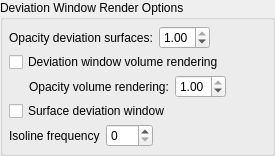
    <widget class="QGroupBox" name="deviation_window_render_options_group_box">
     <property name="enabled">
      <bool>true</bool>
     </property>
     <property name="title">
      <string>Deviation Window Render Options</string>
     </property>
     <layout class="QVBoxLayout" name="verticalLayout_2">
      <property name="spacing">
       <number>3</number>
      </property>
      <property name="margin">
       <number>6</number>
      </property>
      <item>
       <widget class="QWidget" name="opacity_deviation_surfaces_widget" native="true">
        <layout class="QHBoxLayout" name="opacity_deviation_surfaces_layout">
         <property name="margin">
          <number>0</number>
         </property>
         <item>
          <widget class="QLabel" name="opacity_deviation_surfaces_label">
           <property name="text">
            <string>Opacity deviation surfaces:</string>
           </property>
          </widget>
         </item>
         <item>
          <widget class="QDoubleSpinBox" name="opacity_deviation_surfaces_spin_box">
           <property name="keyboardTracking">
            <bool>false</bool>
           </property>
           <property name="maximum">
            <double>1.000000000000000</double>
           </property>
           <property name="singleStep">
            <double>0.020000000000000</double>
           </property>
           <property name="value">
            <double>1.000000000000000</double>
           </property>
          </widget>
         </item>
         <item>
          <spacer name="opacity_deviation_surfaces_spacer">
           <property name="orientation">
            <enum>Qt::Horizontal</enum>
           </property>
           <property name="sizeHint" stdset="0">
            <size>
             <width>40</width>
             <height>20</height>
            </size>
           </property>
          </spacer>
         </item>
        </layout>
       </widget>
      </item>
      <item>
       <widget class="QCheckBox" name="volume_render_deviation_window_button">
        <property name="text">
         <string>Deviation window volume rendering</string>
        </property>
       </widget>
      </item>
      <item>
       <widget class="QWidget" name="opacity_deviation_volume_rendering_widget" native="true">
        <layout class="QHBoxLayout" name="opacity_deviation_volume_rendering_layout">
         <property name="margin">
          <number>0</number>
         </property>
         <item>
          <spacer name="opacity_deviation_volume_rendering_spacer">
           <property name="orientation">
            <enum>Qt::Horizontal</enum>
           </property>
           <property name="sizeType">
            <enum>QSizePolicy::Fixed</enum>
           </property>
           <property name="sizeHint" stdset="0">
            <size>
             <width>20</width>
             <height>0</height>
            </size>
           </property>
          </spacer>
         </item>
         <item>
          <widget class="QLabel" name="opacity_deviation_volume_rendering_label">
           <property name="text">
            <string>Opacity volume rendering:</string>
           </property>
          </widget>
         </item>
         <item>
          <widget class="QDoubleSpinBox" name="opacity_deviation_volume_rendering_spin_box">
           <property name="keyboardTracking">
            <bool>false</bool>
           </property>
           <property name="maximum">
            <double>1.000000000000000</double>
           </property>
           <property name="singleStep">
            <double>0.020000000000000</double>
           </property>
           <property name="value">
            <double>1.000000000000000</double>
           </property>
          </widget>
         </item>
         <item>
          <spacer name="opacity_deviation_volume_rendering_spacer_2">
           <property name="orientation">
            <enum>Qt::Horizontal</enum>
           </property>
           <property name="sizeHint" stdset="0">
            <size>
             <width>40</width>
             <height>20</height>
            </size>
           </property>
          </spacer>
         </item>
        </layout>
       </widget>
      </item>
      <item>
       <widget class="QCheckBox" name="surface_deviation_window_button">
        <property name="text">
         <string>Surface deviation window</string>
        </property>
       </widget>
      </item>
      <item>
       <widget class="QWidget" name="isoline_frequency_widget" native="true">
        <layout class="QHBoxLayout" name="isoline_frequency_layout">
         <property name="margin">
          <number>0</number>
         </property>
         <item>
          <widget class="QLabel" name="isoline_frequency_label">
           <property name="text">
            <string>Isoline frequency</string>
           </property>
          </widget>
         </item>
         <item>
          <widget class="QSpinBox" name="isoline_frequency_spin_box">
           <property name="keyboardTracking">
            <bool>false</bool>
           </property>
           <property name="maximum">
            <number>100</number>
           </property>
          </widget>
         </item>
         <item>
          <spacer name="isoline_frequency_spacer_2">
           <property name="orientation">
            <enum>Qt::Horizontal</enum>
           </property>
           <property name="sizeHint" stdset="0">
            <size>
             <width>40</width>
             <height>20</height>
            </size>
           </property>
          </spacer>
         </item>
        </layout>
       </widget>
      </item>
     </layout>
    </widget>
